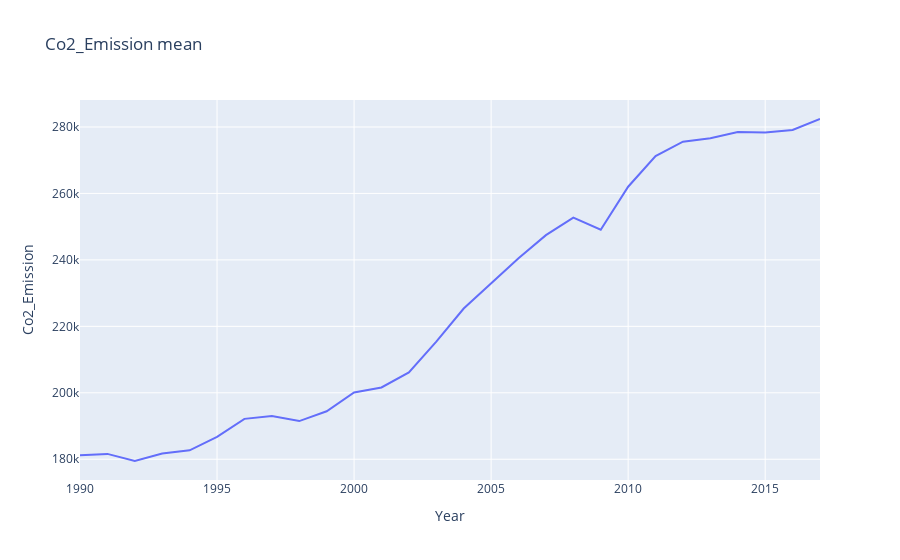

Here is the notebook cell this chart was saved with:
### Code cell
px.line(df_co.groupby(['Year']).mean().reset_index(), x="Year", y="Co2_Emission", title='Co2_Emission mean')

### Figure 1 — Plotly figure (JSON) as saved in the notebook; plotly's stock layout.template omitted (floating-point values rounded to 4 significant figures)
{"data": [{"hovertemplate": "Year=%{x}<br>Co2_Emission=%{y}<extra></extra>", "legendgroup": "", "line": {"color": "#636efa", "dash": "solid"}, "mode": "lines", "name": "", "orientation": "v", "showlegend": false, "type": "scatter", "x": [1990, 1991, 1992, 1993, 1994, 1995, 1996, 1997, 1998, 1999, 2000, 2001, 2002, 2003, 2004, 2005, 2006, 2007, 2008, 2009, 2010, 2011, 2012, 2013, 2014, 2015, 2016, 2017], "xaxis": "x", "y": [181200.0, 181600.0, 179500.0, 181700.0, 182700.0, 186800.0, 192200.0, 193000.0, 191500.0, 194500.0, 200100.0, 201600.0, 206200.0, 215400.0, 225400.0, 232900.0, 240500.0, 247400.0, 252700.0, 249100.0, 262000.0, 271300.0, 275600.0, 276600.0, 278500.0, 278400.0, 279100.0, 282400.0], "yaxis": "y"}], "layout": {"legend": {"tracegroupgap": 0}, "title": {"text": "Co2_Emission mean"}, "xaxis": {"anchor": "y", "domain": [0, 1], "title": {"text": "Year"}}, "yaxis": {"anchor": "x", "domain": [0, 1], "title": {"text": "Co2_Emission"}}}}
